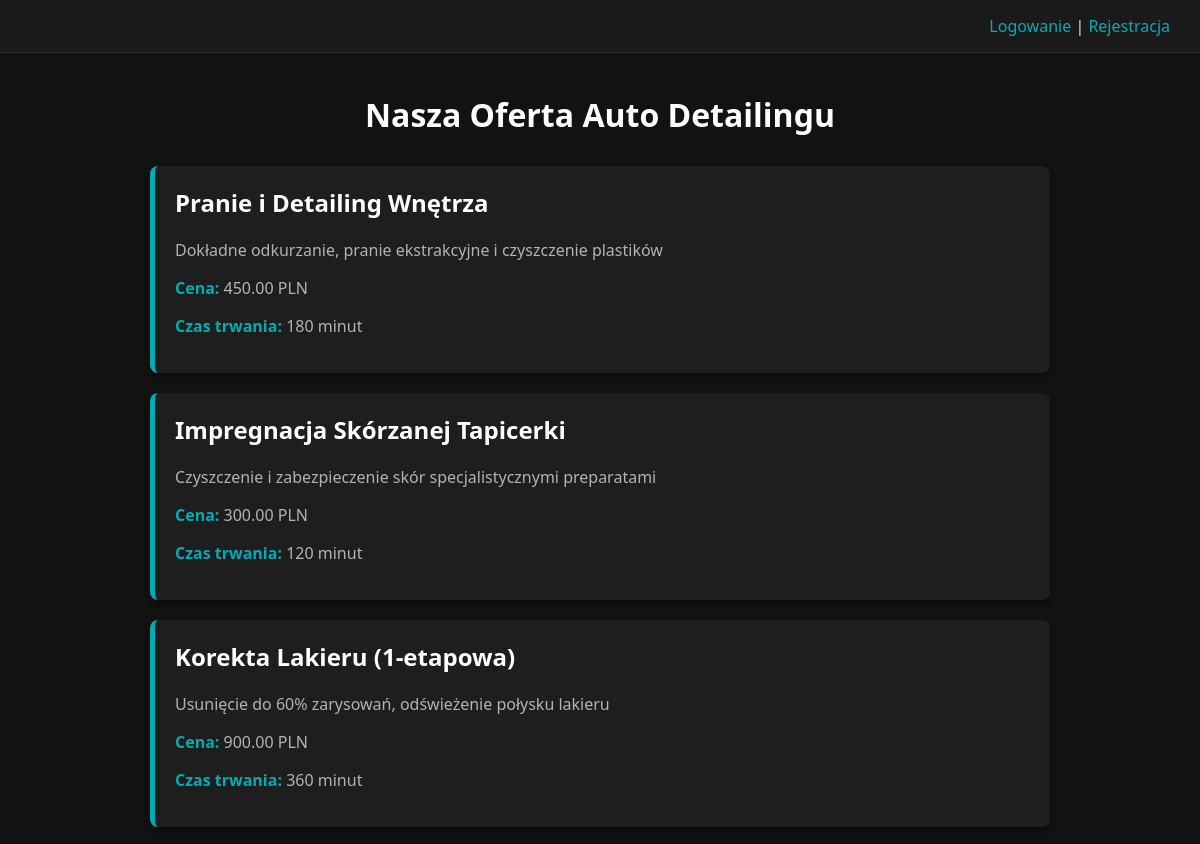
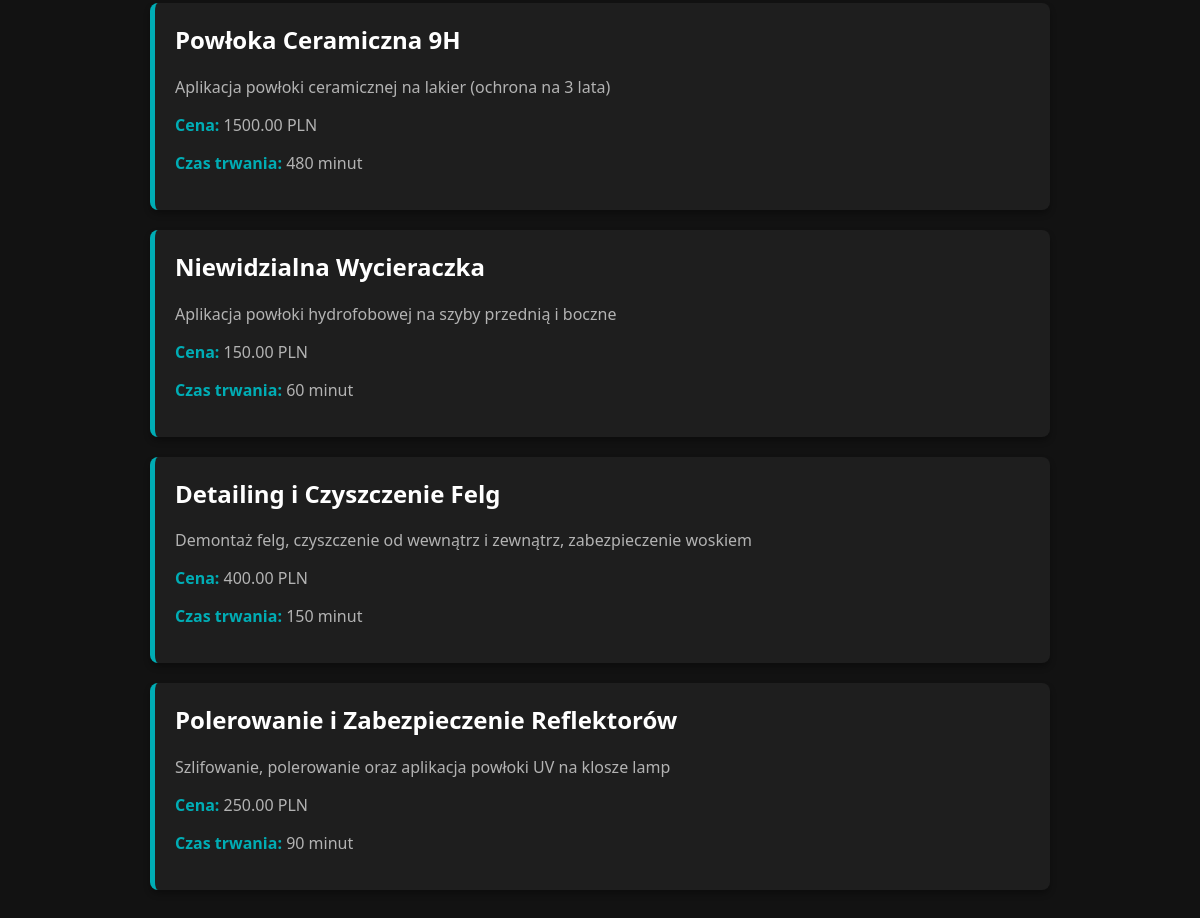
The page / on the database its author committed (2 pictures, top to bottom).
### tables this page shows
CREATE TABLE services (
                          id INT AUTO_INCREMENT PRIMARY KEY,
                          category_id INT,
                          name VARCHAR(150) NOT NULL,
                          description TEXT,
                          duration INT NOT NULL,
                          price DECIMAL(10, 2) NOT NULL,
                          active TINYINT(1) DEFAULT 1,
                          FOREIGN KEY (category_id) REFERENCES service_categories(id) ON DELETE SET NULL
);

### public/index.php (the view, shortened to what this page needs)
<?php
require_once __DIR__ . '/../config/db.php';
$stmt = $pdo->prepare("SELECT name, description, price, duration FROM services WHERE active = 1");
$stmt->execute();
$services = $stmt->fetchAll();
?>
<!DOCTYPE html>
<html lang="pl">
<head>
    <link rel="stylesheet" href="../css/style.css">
</head>
<body>
    <div style="text-align: right; padding: 10px; background: #f0f0f0;">
        <?php if (isset($_SESSION['user_id'])): ?>
            Zalogowany jako: <strong><?php echo htmlspecialchars($_SESSION['user_name'] . ' ' . $_SESSION['user_surname']); ?></strong> (<?php echo htmlspecialchars($_SESSION['user_role']); ?>) |
            <?php if ($_SESSION['user_role'] === 'admin'): ?>
                <a href="admin_panel.php">Panel Admina</a>
            <?php elseif ($_SESSION['user_role'] === 'employee'): ?>
                <a href="employee_panel.php">Panel Pracownika</a>
            <?php else: ?>
                <a href="client_panel.php">Panel Klienta</a>
            <?php endif; ?>
            | <a href="logout.php">Wyloguj się</a>
        <?php else: ?>
            <a href="login.php">Logowanie</a> | <a href="register.php">Rejestracja</a>
        <?php endif; ?>
    </div>
    <h1>Nasza Oferta Auto Detailingu</h1>
    <div class="services-list">
        <?php if (empty($services)): ?>
            <p>Obecnie brak dostępnych usług.</p>
        <?php else: ?>
            <?php foreach ($services as $service): ?>
                <div class="service-item">
                    <h2><?php echo htmlspecialchars($service['name']); ?></h2>
                    <p><?php echo htmlspecialchars($service['description']); ?></p>
                    <p><strong>Cena:</strong> <?php echo htmlspecialchars($service['price']); ?> PLN</p>
                    <p><strong>Czas trwania:</strong> <?php echo htmlspecialchars($service['duration']); ?> minut</p>
                </div>
            <?php endforeach; ?>
        <?php endif; ?>
    </div>
</body>
</html>

### css/style.css (style rules this page uses)
body { font-family: 'Segoe UI', Tahoma, Geneva, Verdana, sans-serif; background-color: #121212; color: #e0e0e0; margin: 0; padding: 0; }
a { color: #00adb5; text-decoration: none; }
.services-list { max-width: 900px; margin: 30px auto; padding: 0 20px; }
.service-item { background-color: #1e1e1e; padding: 20px; margin-bottom: 20px; border-radius: 8px; border-left: 5px solid #00adb5; box-shadow: 0 4px 6px rgba(0,0,0,0.3); }
.service-item h2 { margin-top: 0; color: #ffffff; }
.service-item p { color: #b3b3b3; }
.service-item strong { color: #00adb5; }
h1 { text-align: center; margin-top: 40px; color: #ffffff; }
div[style*="text-align: right"] { background-color: #1a1a1a !important; border-bottom: 1px solid #2d2d2d; padding: 15px 30px !important; }

### rows shown on the page
services: name "Pranie i Detailing Wnętrza", description "Dokładne odkurzanie, pranie ekstrakcyjne i czyszczenie plastików", price "450.00", duration "180"
services: name "Impregnacja Skórzanej Tapicerki", description "Czyszczenie i zabezpieczenie skór specjalistycznymi preparatami", price "300.00", duration "120"
services: name "Korekta Lakieru (1-etapowa)", description "Usunięcie do 60% zarysowań, odświeżenie połysku lakieru", price "900.00", duration "360"
services: name "Powłoka Ceramiczna 9H", description "Aplikacja powłoki ceramicznej na lakier (ochrona na 3 lata)", price "1500.00", duration "480"
services: name "Niewidzialna Wycieraczka", description "Aplikacja powłoki hydrofobowej na szyby przednią i boczne", price "150.00", duration "60"
services: name "Detailing i Czyszczenie Felg", description "Demontaż felg, czyszczenie od wewnątrz i zewnątrz, zabezpieczenie woskiem", price "400.00", duration "150"
services: name "Polerowanie i Zabezpieczenie Reflektorów", description "Szlifowanie, polerowanie oraz aplikacja powłoki UV na klosze lamp", price "250.00", duration "90"
